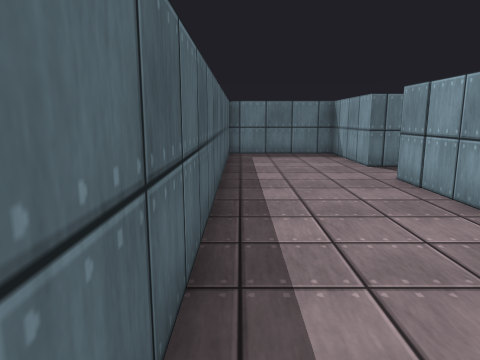
view 1 (above)

18 first-person views from a walk through a Unity game level. The camera is 1.3 m above the floor, tilts 10° down and sees 70° across. Doors are open. The floor is counted in squares, 1 m on a side. Each view is taken from the middle of a square. On the plan, view 1 faces up. The plan holds only what a view shows up to about 15 squares ahead; the rest is blank. The player is left out. Surface patterns are stand-ins for the level's own textures.

view 2
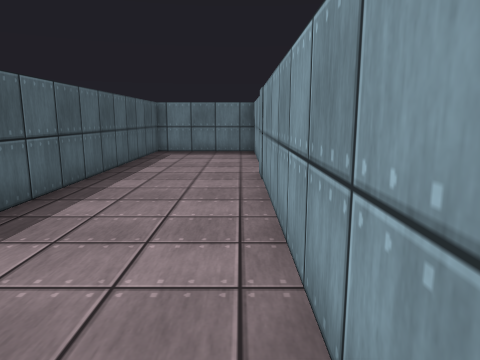

view 3
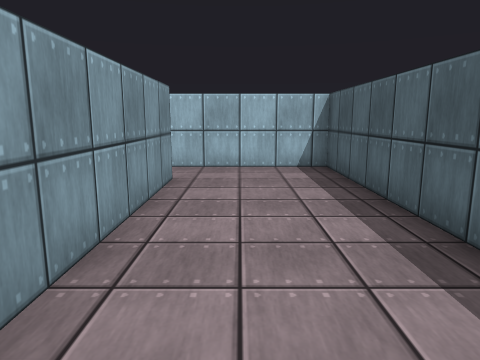

view 4
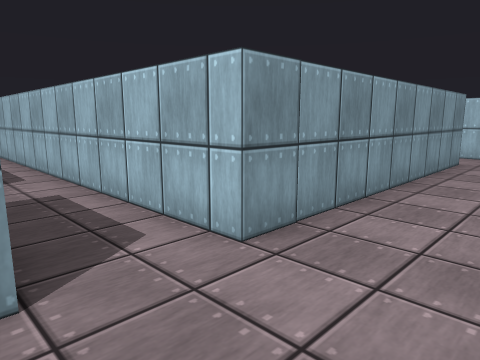

view 5
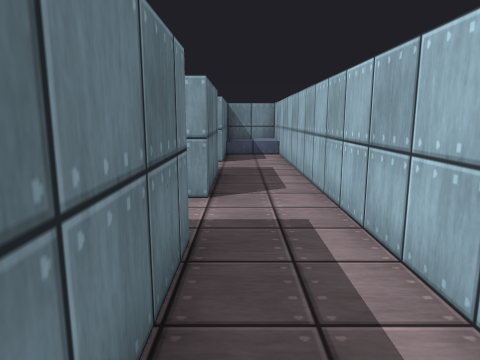

view 6
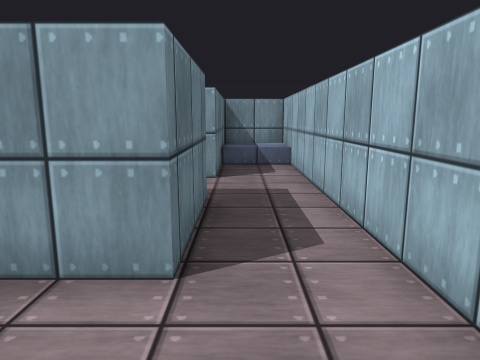

view 7
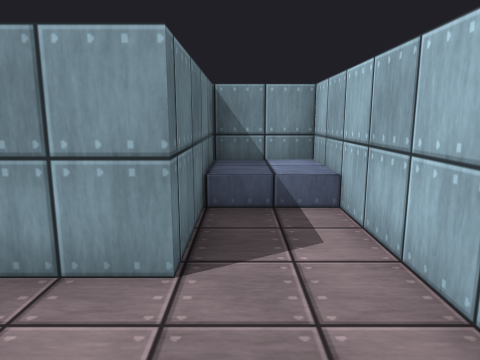

view 8
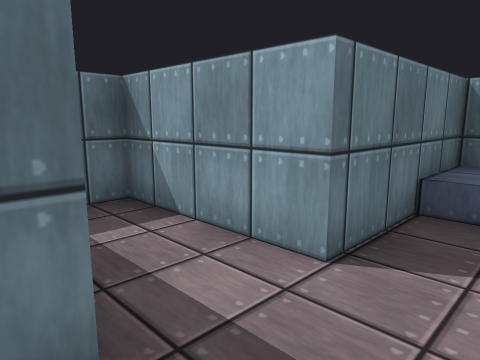

view 9
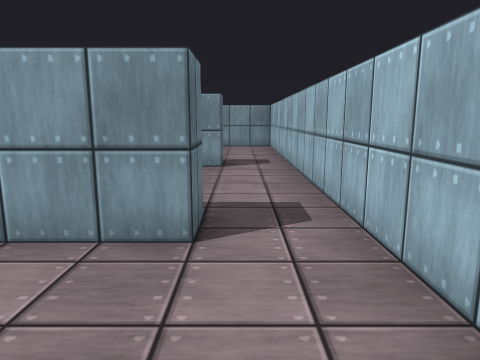

view 10
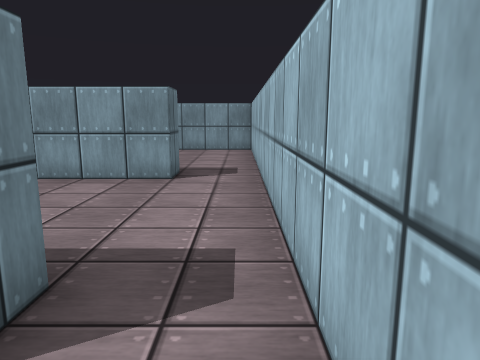

view 11
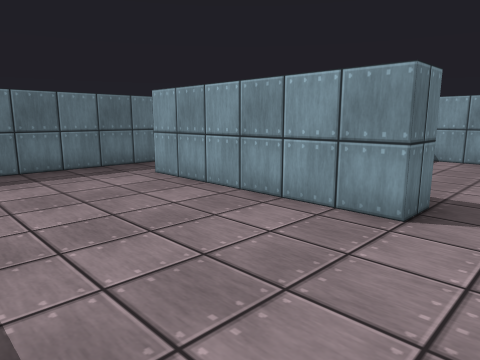

view 12
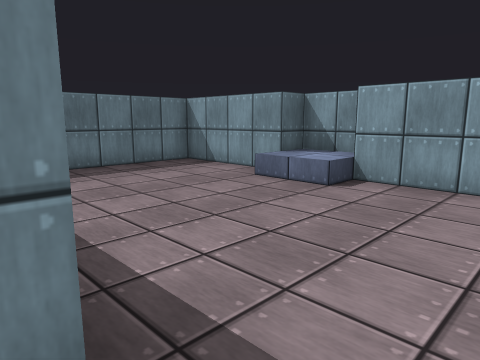

view 13
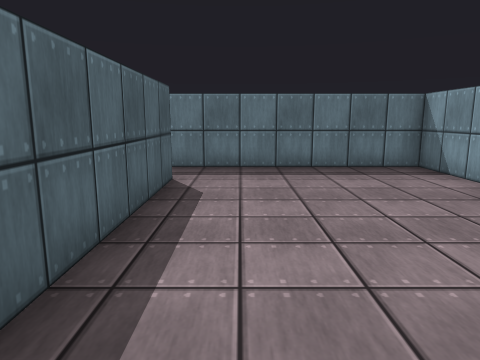

view 14
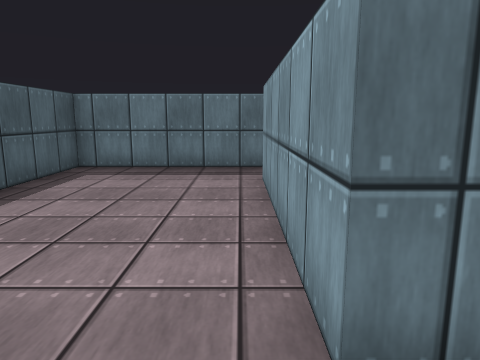

view 15
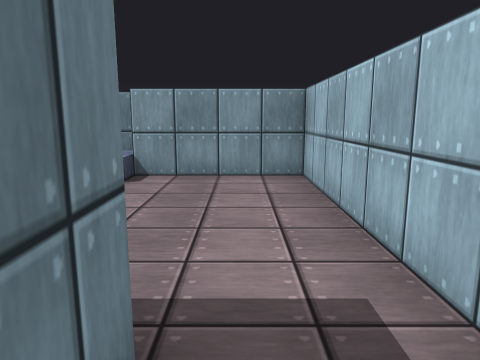

view 16
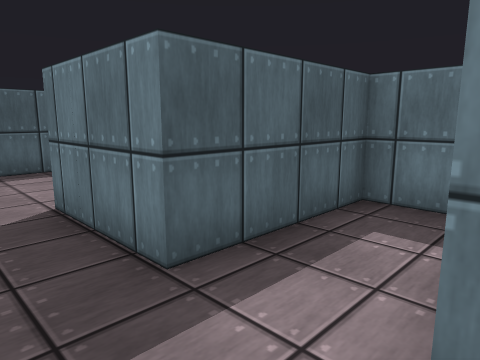

view 17
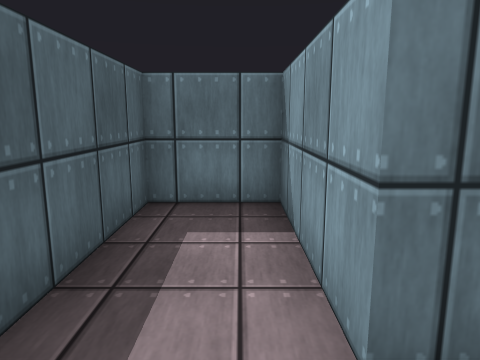

view 18
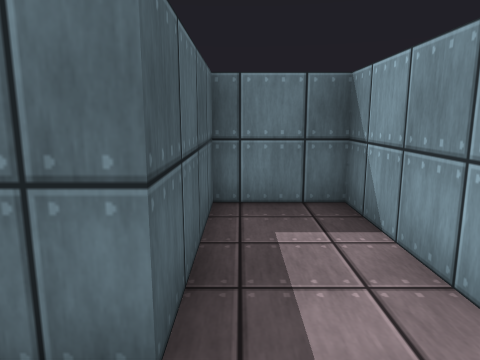

### Floor plan
Key: @ floor where view 1 was taken; # wall or solid block; . floor; / step, stairs or slope; D open door; ^ raised ledge.
Columns run from 1 left of view 1 to 18 right of it. Each row starts with its distance up from view 1.
 13 ########### ####
 12 #....###..###..#
 11 #....###..###..#
 10 #....###..###..##^^^
  9 #................/ ^
  8 #................/ ^
  7 #....#############^^
  6 #....#............#
  5 #....#............#
  4 #....#.....#......#
  3 #....#.....#......#^
  2 #....#.....#...... ^
  1 #....#.....#...... ^
  0 #@...#.....#......#
 -1 #....#.....#......#
 -2 #....D............#
 -3 #....D............#
 -4 ###################

Where each view was taken, in squares from view 1:
view 1: 0 up, 0 right, facing up
view 2: 1 down, 3 right, facing up
view 3: 6 up, 2 right, facing down
view 4: 10 up, 1 right, facing down-right
view 5: 9 up, 3 right, facing right
view 6: 9 up, 6 right, facing right
view 7: 9 up, 11 right, facing right
view 8: 8 up, 11 right, facing up-right
view 9: 2 down, 0 right, facing right
view 10: 3 down, 2 right, facing right
view 11: 3 down, 5 right, facing up-right
view 12: 3 down, 10 right, facing up-right
view 13: 3 down, 12 right, facing up
view 14: 3 down, 9 right, facing up
view 15: 2 down, 9 right, facing right
view 16: 8 up, 9 right, facing up-left
view 17: 8 up, 8 right, facing up
view 18: 8 up, 12 right, facing up
